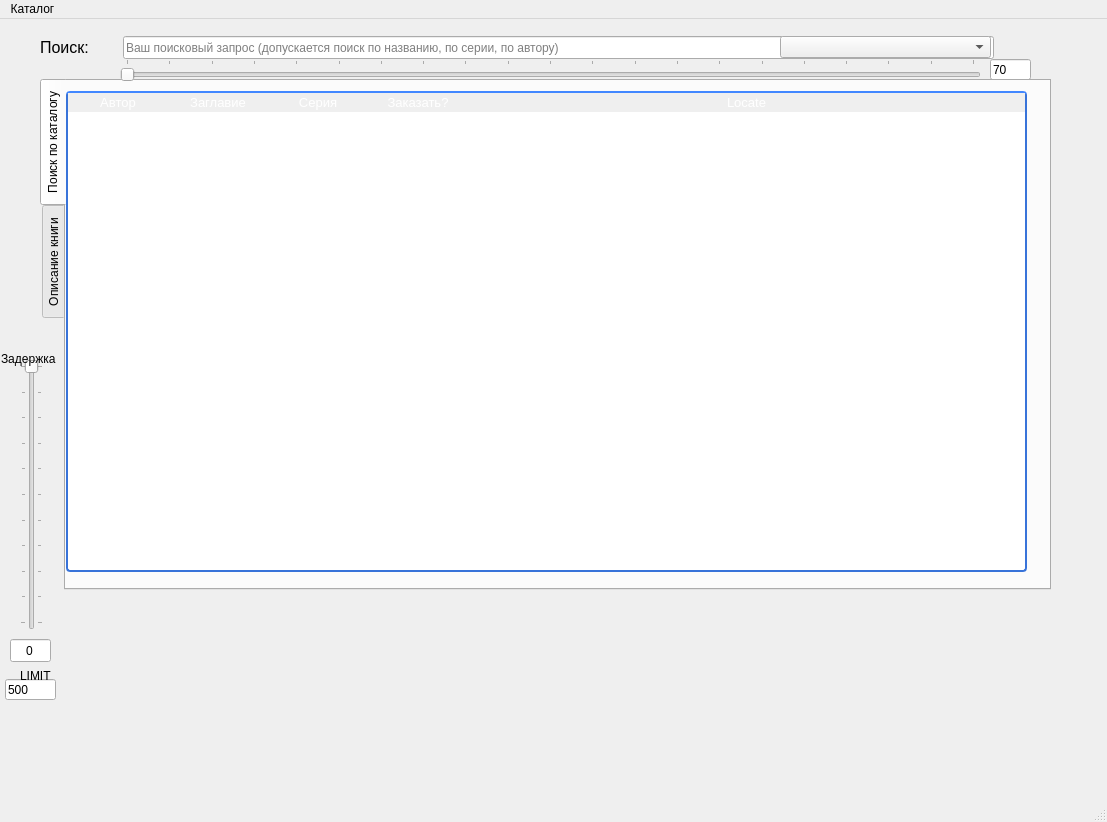
<?xml version="1.0" encoding="UTF-8"?>
<ui version="4.0">
 <class>catalogbook</class>
 <widget class="QMainWindow" name="catalogbook">
  <property name="geometry">
   <rect>
    <x>0</x>
    <y>0</y>
    <width>1107</width>
    <height>822</height>
   </rect>
  </property>
  <property name="windowTitle">
   <string>АРМ Каталог книг</string>
  </property>
  <property name="dockOptions">
   <set>QMainWindow::AllowTabbedDocks|QMainWindow::AnimatedDocks</set>
  </property>
  <widget class="QWidget" name="centralwidget">
   <widget class="QLineEdit" name="leSearchQuery">
    <property name="geometry">
     <rect>
      <x>123</x>
      <y>17</y>
      <width>871</width>
      <height>23</height>
     </rect>
    </property>
    <property name="styleSheet">
     <string notr="true"/>
    </property>
    <property name="placeholderText">
     <string>Ваш поисковый запрос (допускается поиск по названию, по серии, по автору)</string>
    </property>
   </widget>
   <widget class="QLabel" name="label">
    <property name="geometry">
     <rect>
      <x>40</x>
      <y>21</y>
      <width>59</width>
      <height>15</height>
     </rect>
    </property>
    <property name="font">
     <font>
      <pointsize>12</pointsize>
     </font>
    </property>
    <property name="text">
     <string>Поиск:</string>
    </property>
   </widget>
   <widget class="QTabWidget" name="twCatalogList">
    <property name="geometry">
     <rect>
      <x>40</x>
      <y>60</y>
      <width>1011</width>
      <height>511</height>
     </rect>
    </property>
    <property name="tabPosition">
     <enum>QTabWidget::West</enum>
    </property>
    <property name="tabShape">
     <enum>QTabWidget::Rounded</enum>
    </property>
    <property name="currentIndex">
     <number>0</number>
    </property>
    <property name="elideMode">
     <enum>Qt::ElideNone</enum>
    </property>
    <property name="documentMode">
     <bool>false</bool>
    </property>
    <property name="tabsClosable">
     <bool>false</bool>
    </property>
    <property name="movable">
     <bool>true</bool>
    </property>
    <widget class="QWidget" name="tab_Search">
     <attribute name="title">
      <string>Поиск по каталогу</string>
     </attribute>
     <widget class="QTableWidget" name="twBookCatalog">
      <property name="geometry">
       <rect>
        <x>0</x>
        <y>10</y>
        <width>961</width>
        <height>481</height>
       </rect>
      </property>
      <property name="autoFillBackground">
       <bool>true</bool>
      </property>
      <property name="styleSheet">
       <string notr="true">QHeaderView {
    background-color: #fff;
    font-size:13px;
}
QHeaderView::section:horizontal {
    color: #fff;
    border-style: solid;
    background-color: qlineargradient( x1: 0, y1: 0, x2: 0, y2: 1,
                                        stop: 0 #4287ff, stop: 1 #356ccc);
 }
QTableView {
    border: 2px solid #3873d9;
    border-top-color: #4287ff;
    border-radius: 4px;
    background-color: #fff;
    gridline-color: #777;
    selection-background-color: #ccdfff;
    color:#333;
    font-size:12px;
 }

QScrollBar:vertical {
     background: #e4e4e4;
     border-top-right-radius: 4px;
     border-bottom-right-radius: 4px;
     width: 12px;
     margin: 0px;
 }
 QScrollBar::handle:vertical {
    background-color: qlineargradient( x1: 0, y1: 0, x2: 1, y2: 0,
                                    stop: 0 #4287ff, stop: 1 #356ccc);
     border-radius: 4px;
     min-height: 20px;
     margin: 0px 2px 0px 2px;
 }
 QScrollBar::add-line:vertical {
     background: none;
     height: 0px;
     subcontrol-position: right;
     subcontrol-origin: margin;
 }
 QScrollBar::sub-line:vertical {
     background: none;
     height: 0px;
     subcontrol-position: left;
     subcontrol-origin: margin;
 }</string>
      </property>
      <property name="horizontalScrollBarPolicy">
       <enum>Qt::ScrollBarAlwaysOff</enum>
      </property>
      <property name="alternatingRowColors">
       <bool>true</bool>
      </property>
      <property name="selectionMode">
       <enum>QAbstractItemView::SingleSelection</enum>
      </property>
      <property name="selectionBehavior">
       <enum>QAbstractItemView::SelectRows</enum>
      </property>
      <property name="sortingEnabled">
       <bool>true</bool>
      </property>
      <attribute name="horizontalHeaderStretchLastSection">
       <bool>true</bool>
      </attribute>
      <column>
       <property name="text">
        <string>Автор</string>
       </property>
      </column>
      <column>
       <property name="text">
        <string>Заглавие</string>
       </property>
      </column>
      <column>
       <property name="text">
        <string>Серия</string>
       </property>
      </column>
      <column>
       <property name="text">
        <string>Заказать?</string>
       </property>
      </column>
      <column>
       <property name="text">
        <string>Locate</string>
       </property>
      </column>
     </widget>
    </widget>
    <widget class="QWidget" name="tab_FullDescription">
     <attribute name="title">
      <string>Описание книги</string>
     </attribute>
     <widget class="QGroupBox" name="gbCOver">
      <property name="geometry">
       <rect>
        <x>20</x>
        <y>30</y>
        <width>241</width>
        <height>271</height>
       </rect>
      </property>
      <property name="title">
       <string/>
      </property>
      <widget class="QLabel" name="lblCover">
       <property name="geometry">
        <rect>
         <x>0</x>
         <y>0</y>
         <width>241</width>
         <height>271</height>
        </rect>
       </property>
       <property name="text">
        <string/>
       </property>
       <property name="textFormat">
        <enum>Qt::RichText</enum>
       </property>
       <property name="scaledContents">
        <bool>true</bool>
       </property>
      </widget>
     </widget>
     <widget class="QGroupBox" name="groupBox">
      <property name="geometry">
       <rect>
        <x>270</x>
        <y>30</y>
        <width>701</width>
        <height>271</height>
       </rect>
      </property>
      <property name="title">
       <string>Аннотация</string>
      </property>
      <widget class="QTextEdit" name="teAnnotation">
       <property name="geometry">
        <rect>
         <x>10</x>
         <y>30</y>
         <width>681</width>
         <height>221</height>
        </rect>
       </property>
      </widget>
     </widget>
     <widget class="QGroupBox" name="groupBox_2">
      <property name="geometry">
       <rect>
        <x>20</x>
        <y>310</y>
        <width>951</width>
        <height>351</height>
       </rect>
      </property>
      <property name="title">
       <string>Библиографические сведения</string>
      </property>
      <widget class="QGroupBox" name="groupBox_3">
       <property name="geometry">
        <rect>
         <x>300</x>
         <y>30</y>
         <width>331</width>
         <height>321</height>
        </rect>
       </property>
       <property name="title">
        <string>Содержание</string>
       </property>
       <widget class="QTreeView" name="tvContain">
        <property name="geometry">
         <rect>
          <x>10</x>
          <y>30</y>
          <width>311</width>
          <height>281</height>
         </rect>
        </property>
       </widget>
      </widget>
      <widget class="QGroupBox" name="groupBox_4">
       <property name="geometry">
        <rect>
         <x>640</x>
         <y>30</y>
         <width>301</width>
         <height>321</height>
        </rect>
       </property>
       <property name="title">
        <string>Место хранения</string>
       </property>
       <widget class="QListWidget" name="lwLocate">
        <property name="geometry">
         <rect>
          <x>10</x>
          <y>30</y>
          <width>281</width>
          <height>281</height>
         </rect>
        </property>
        <property name="editTriggers">
         <set>QAbstractItemView::NoEditTriggers</set>
        </property>
        <property name="showDropIndicator" stdset="0">
         <bool>false</bool>
        </property>
        <property name="sortingEnabled">
         <bool>true</bool>
        </property>
       </widget>
      </widget>
     </widget>
    </widget>
   </widget>
   <widget class="QLineEdit" name="leDelay">
    <property name="geometry">
     <rect>
      <x>10</x>
      <y>620</y>
      <width>41</width>
      <height>23</height>
     </rect>
    </property>
    <property name="text">
     <string>0</string>
    </property>
    <property name="alignment">
     <set>Qt::AlignCenter</set>
    </property>
   </widget>
   <widget class="QSlider" name="vsDelay">
    <property name="geometry">
     <rect>
      <x>20</x>
      <y>340</y>
      <width>23</width>
      <height>271</height>
     </rect>
    </property>
    <property name="maximum">
     <number>10</number>
    </property>
    <property name="pageStep">
     <number>1</number>
    </property>
    <property name="orientation">
     <enum>Qt::Vertical</enum>
    </property>
    <property name="invertedAppearance">
     <bool>true</bool>
    </property>
    <property name="invertedControls">
     <bool>false</bool>
    </property>
    <property name="tickPosition">
     <enum>QSlider::TicksBothSides</enum>
    </property>
    <property name="tickInterval">
     <number>1</number>
    </property>
   </widget>
   <widget class="QLineEdit" name="leLimit">
    <property name="geometry">
     <rect>
      <x>5</x>
      <y>660</y>
      <width>51</width>
      <height>21</height>
     </rect>
    </property>
    <property name="text">
     <string>500</string>
    </property>
   </widget>
   <widget class="QLabel" name="lblDelay">
    <property name="geometry">
     <rect>
      <x>1</x>
      <y>330</y>
      <width>61</width>
      <height>20</height>
     </rect>
    </property>
    <property name="text">
     <string>Задержка</string>
    </property>
   </widget>
   <widget class="QLabel" name="lblLimit">
    <property name="geometry">
     <rect>
      <x>20</x>
      <y>650</y>
      <width>52</width>
      <height>13</height>
     </rect>
    </property>
    <property name="text">
     <string>LIMIT</string>
    </property>
   </widget>
   <widget class="QSlider" name="hsTimerBoost">
    <property name="geometry">
     <rect>
      <x>120</x>
      <y>40</y>
      <width>861</width>
      <height>23</height>
     </rect>
    </property>
    <property name="maximum">
     <number>100</number>
    </property>
    <property name="orientation">
     <enum>Qt::Horizontal</enum>
    </property>
    <property name="tickPosition">
     <enum>QSlider::TicksAbove</enum>
    </property>
    <property name="tickInterval">
     <number>5</number>
    </property>
   </widget>
   <widget class="QLineEdit" name="leBoost">
    <property name="geometry">
     <rect>
      <x>990</x>
      <y>40</y>
      <width>41</width>
      <height>21</height>
     </rect>
    </property>
    <property name="text">
     <string>70</string>
    </property>
   </widget>
   <widget class="QComboBox" name="cbFilterAddress">
    <property name="geometry">
     <rect>
      <x>780</x>
      <y>17</y>
      <width>211</width>
      <height>22</height>
     </rect>
    </property>
   </widget>
  </widget>
  <widget class="QMenuBar" name="mnu">
   <property name="geometry">
    <rect>
     <x>0</x>
     <y>0</y>
     <width>1107</width>
     <height>21</height>
    </rect>
   </property>
   <property name="defaultUp">
    <bool>false</bool>
   </property>
   <property name="nativeMenuBar">
    <bool>true</bool>
   </property>
   <widget class="QMenu" name="menu">
    <property name="title">
     <string>Каталог</string>
    </property>
    <addaction name="action"/>
   </widget>
   <addaction name="menu"/>
  </widget>
  <widget class="QStatusBar" name="statusbar"/>
  <action name="action">
   <property name="text">
    <string>Обновить вручную</string>
   </property>
  </action>
 </widget>
 <resources/>
 <connections/>
</ui>
